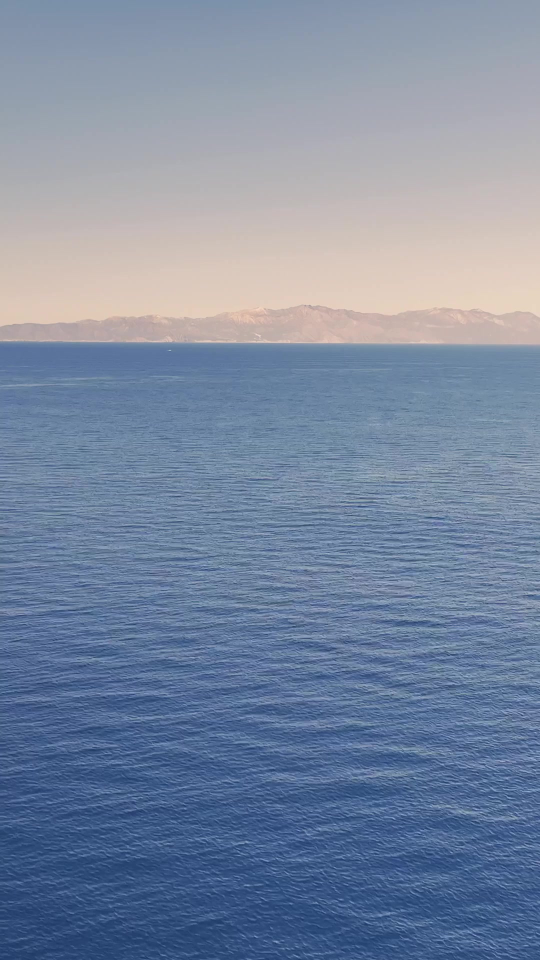
#> input picture .claude_plans/reel_analysis/v2_frames/sample_10s.jpg, 1080 x 1920 px (shown at 1/2 size)
$ python -i color_grader.py   (imports and definitions only)
#> lines starting #> are read from the running program, lines starting #| are printed output that depends on the picture
#> further down, picture is the input picture: shape (1920, 1080, 3); mean B, G, R 161, 136.6, 121.6
"""
Color grading presets and adjustments for video.

Provides cinematic color grading presets optimized for drone footage
including warm tones, cool grades, vintage looks, and more.
Supports LUTs, tone curves, selective color adjustments, and GPU acceleration.
"""

from collections.abc import Callable
from dataclasses import dataclass, field
from enum import Enum
from pathlib import Path

import cv2
import numpy as np
from moviepy import VideoFileClip
from scipy.interpolate import CubicSpline


class ColorPreset(Enum):
    """Available color grading presets."""

    NONE = "none"
    CINEMATIC = "cinematic"
    WARM_SUNSET = "warm_sunset"
    COOL_BLUE = "cool_blue"
    VINTAGE = "vintage"
    HIGH_CONTRAST = "high_contrast"
    MUTED = "muted"
    VIBRANT = "vibrant"
    TEAL_ORANGE = "teal_orange"
    BLACK_WHITE = "black_white"
    DRONE_AERIAL = "drone_aerial"
    # Time-of-day presets
    GOLDEN_HOUR = "golden_hour"
    BLUE_HOUR = "blue_hour"
    HARSH_MIDDAY = "harsh_midday"
    OVERCAST = "overcast"
    NIGHT_CITY = "night_city"
    # Terrain-aware presets
    OCEAN_COASTAL = "ocean_coastal"
    FOREST_JUNGLE = "forest_jungle"
    URBAN_CITY = "urban_city"
    DESERT_ARID = "desert_arid"
    SNOW_MOUNTAIN = "snow_mountain"
    AUTUMN_FOLIAGE = "autumn_foliage"
    # Cinematic film emulation
    KODAK_2383 = "kodak_2383"
    FUJIFILM_3513 = "fujifilm_3513"
    TECHNICOLOR_2STRIP = "technicolor_2strip"
    # Social media trend presets
    DESATURATED_MOODY = "desaturated_moody"
    WARM_PASTEL = "warm_pastel"
    CYBERPUNK_NEON = "cyberpunk_neon"
    HYPER_NATURAL = "hyper_natural"
    FILM_EMULATION = "film_emulation"


@dataclass
class SelectiveColorAdjustments:
    """Adjustments for specific color ranges."""

    red_hue: float = 0.0  # -180 to 180
    red_sat: float = 0.0  # -100 to 100
    red_lum: float = 0.0  # -100 to 100

    orange_hue: float = 0.0
    orange_sat: float = 0.0
    orange_lum: float = 0.0

    yellow_hue: float = 0.0
    yellow_sat: float = 0.0
    yellow_lum: float = 0.0

    green_hue: float = 0.0
    green_sat: float = 0.0
    green_lum: float = 0.0

    cyan_hue: float = 0.0
    cyan_sat: float = 0.0
    cyan_lum: float = 0.0

    blue_hue: float = 0.0
    blue_sat: float = 0.0
    blue_lum: float = 0.0

    purple_hue: float = 0.0
    purple_sat: float = 0.0
    purple_lum: float = 0.0

    magenta_hue: float = 0.0
    magenta_sat: float = 0.0
    magenta_lum: float = 0.0


@dataclass
class ColorAdjustments:
    """Manual color adjustment parameters."""

    brightness: float = 0.0  # -100 to 100
    contrast: float = 0.0  # -100 to 100
    saturation: float = 0.0  # -100 to 100
    temperature: float = 0.0  # -100 (cool) to 100 (warm)
    tint: float = 0.0  # -100 (green) to 100 (magenta)
    shadows: float = 0.0  # -100 to 100
    highlights: float = 0.0  # -100 to 100
    vibrance: float = 0.0  # -100 to 100
    fade: float = 0.0  # 0 to 100 (lifts blacks)
    grain: float = 0.0  # 0 to 100
    selective_color: SelectiveColorAdjustments | None = None


@dataclass
class ToneCurve:
    """Tone curve defined by control points."""

    red_points: list[tuple[float, float]] = field(default_factory=lambda: [(0, 0), (255, 255)])
    green_points: list[tuple[float, float]] = field(default_factory=lambda: [(0, 0), (255, 255)])
    blue_points: list[tuple[float, float]] = field(default_factory=lambda: [(0, 0), (255, 255)])


class ColorGrader:
    """
    Applies color grading to video frames and clips.

    Supports preset grades optimized for drone footage as well as
    custom manual adjustments, LUTs, tone curves, and GPU acceleration.
    """

    PRESET_ADJUSTMENTS: dict[ColorPreset, ColorAdjustments] = {
        ColorPreset.NONE: ColorAdjustments(),
        ColorPreset.CINEMATIC: ColorAdjustments(
            contrast=15,
            saturation=-10,
            temperature=5,
            shadows=-10,
            highlights=-5,
            fade=5,
        ),
        ColorPreset.WARM_SUNSET: ColorAdjustments(
            brightness=5,
            contrast=10,
            saturation=15,
            temperature=30,
            tint=5,
            vibrance=20,
        ),
        ColorPreset.COOL_BLUE: ColorAdjustments(
            contrast=10,
            saturation=5,
            temperature=-25,
            shadows=5,
            highlights=-10,
        ),
        ColorPreset.VINTAGE: ColorAdjustments(
            contrast=-5,
            saturation=-20,
            temperature=10,
            fade=20,
            grain=15,
        ),
        ColorPreset.HIGH_CONTRAST: ColorAdjustments(
            contrast=35,
            saturation=10,
            shadows=-15,
            highlights=10,
        ),
        ColorPreset.MUTED: ColorAdjustments(
            contrast=-10,
            saturation=-30,
            fade=15,
        ),
        ColorPreset.VIBRANT: ColorAdjustments(
            contrast=15,
            saturation=30,
            vibrance=25,
            highlights=-5,
        ),
        ColorPreset.TEAL_ORANGE: ColorAdjustments(
            contrast=10,
            saturation=5,
            temperature=15,
            tint=-10,
        ),
        ColorPreset.BLACK_WHITE: ColorAdjustments(
            saturation=-100,
            contrast=20,
        ),
        ColorPreset.DRONE_AERIAL: ColorAdjustments(
            brightness=5,
            contrast=14,
            saturation=10,
            temperature=8,
            vibrance=15,
            shadows=10,
            highlights=-8,
        ),
        # --- Time-of-day presets ---
        ColorPreset.GOLDEN_HOUR: ColorAdjustments(
            temperature=30,
            highlights=-50,
            vibrance=30,
            saturation=8,
            contrast=8,
            selective_color=SelectiveColorAdjustments(
                orange_sat=25, yellow_sat=20,
            ),
        ),
        ColorPreset.BLUE_HOUR: ColorAdjustments(
            temperature=-40,
            saturation=10,
            contrast=12,
            shadows=-15,
            highlights=-20,
            selective_color=SelectiveColorAdjustments(
                blue_sat=30, cyan_sat=15,
            ),
        ),
        ColorPreset.HARSH_MIDDAY: ColorAdjustments(
            highlights=-90,
            shadows=70,
            vibrance=50,
            contrast=5,
            selective_color=SelectiveColorAdjustments(
                blue_sat=30, green_sat=-15,
            ),
        ),
        ColorPreset.OVERCAST: ColorAdjustments(
            temperature=-8,
            contrast=8,
            saturation=-8,
            vibrance=10,
            selective_color=SelectiveColorAdjustments(
                green_sat=10,
            ),
        ),
        ColorPreset.NIGHT_CITY: ColorAdjustments(
            brightness=-7,
            contrast=40,
            saturation=5,
            selective_color=SelectiveColorAdjustments(
                orange_sat=30, blue_sat=25,
            ),
        ),
        # --- Terrain-aware presets ---
        ColorPreset.OCEAN_COASTAL: ColorAdjustments(
            contrast=10,
            vibrance=15,
            selective_color=SelectiveColorAdjustments(
                cyan_hue=-5, cyan_sat=20,
                orange_sat=25, yellow_sat=25,
            ),
        ),
        ColorPreset.FOREST_JUNGLE: ColorAdjustments(
            shadows=40,
            contrast=8,
            selective_color=SelectiveColorAdjustments(
                green_hue=-5, green_sat=-12,
            ),
        ),
        ColorPreset.URBAN_CITY: ColorAdjustments(
            contrast=30,
            temperature=-5,
            shadows=-10,
            selective_color=SelectiveColorAdjustments(
                orange_sat=20, red_sat=15,
            ),
        ),
        ColorPreset.DESERT_ARID: ColorAdjustments(
            temperature=20,
            highlights=-60,
            selective_color=SelectiveColorAdjustments(
                orange_sat=-12, blue_sat=20,
            ),
        ),
        ColorPreset.SNOW_MOUNTAIN: ColorAdjustments(
            temperature=8,
            highlights=-70,
            vibrance=20,
            selective_color=SelectiveColorAdjustments(
                blue_sat=-25, cyan_sat=-15,
            ),
        ),
        ColorPreset.AUTUMN_FOLIAGE: ColorAdjustments(
            temperature=15,
            vibrance=10,
            selective_color=SelectiveColorAdjustments(
                orange_sat=30, orange_hue=-5,
                red_sat=20, green_sat=-20,
                blue_sat=20,
            ),
        ),
        # --- Cinematic film emulation ---
        ColorPreset.KODAK_2383: ColorAdjustments(
            contrast=12,
            temperature=8,
            shadows=-8,
            highlights=-15,
            fade=8,
        ),
        ColorPreset.FUJIFILM_3513: ColorAdjustments(
            contrast=10,
            temperature=-10,
            tint=5,
            shadows=-5,
            highlights=-10,
        ),
        ColorPreset.TECHNICOLOR_2STRIP: ColorAdjustments(
            contrast=15,
            temperature=15,
            saturation=-15,
            selective_color=SelectiveColorAdjustments(
                red_sat=20, orange_sat=15,
                blue_sat=-30,
            ),
        ),
        # --- Social media trend presets ---
        ColorPreset.DESATURATED_MOODY: ColorAdjustments(
            saturation=-35,
            contrast=35,
            shadows=-20,
            selective_color=SelectiveColorAdjustments(
                blue_sat=15, cyan_sat=10,
            ),
        ),
        ColorPreset.WARM_PASTEL: ColorAdjustments(
            contrast=-25,
            saturation=-20,
            temperature=15,
            tint=5,
            fade=40,
        ),
        ColorPreset.CYBERPUNK_NEON: ColorAdjustments(
            brightness=-10,
            contrast=30,
            shadows=-25,
            selective_color=SelectiveColorAdjustments(
                cyan_sat=50, magenta_sat=40, orange_sat=25,
            ),
        ),
        ColorPreset.HYPER_NATURAL: ColorAdjustments(
            brightness=1,
            contrast=7,
            saturation=3,
            vibrance=8,
        ),
        ColorPreset.FILM_EMULATION: ColorAdjustments(
            contrast=5,
            temperature=8,
            fade=20,
            grain=10,
            shadows=5,
        ),
    }

    def __init__(
        self,
        preset: ColorPreset = ColorPreset.NONE,
        adjustments: ColorAdjustments | None = None,
        lut_path: Path | None = None,
        tone_curve: ToneCurve | None = None,
        use_gpu: bool = False,
        intensity: float = 1.0,
        vignette_strength: float = 0.0,
        halation_strength: float = 0.0,
        chromatic_aberration_strength: float = 0.0,
        input_colorspace: str = "rec709",
        auto_wb: bool = False,
        denoise_strength: float = 0.0,
        haze_strength: float = 0.0,
        gnd_sky_strength: float = 0.0,
    ):
        """
        Initialize the color grader.

        Args:
            preset: Color preset to use
            adjustments: Optional manual adjustments (overrides preset)
            lut_path: Optional path to .cube LUT file
            tone_curve: Optional tone curve for RGB channels
            use_gpu: Enable GPU acceleration if available
            intensity: Scale factor for color adjustments (0.0-1.0, default 1.0)
            vignette_strength: Radial edge darkening (0.0-1.0, default 0.0 = off)
            halation_strength: Warm bloom around highlights (0.0-1.0, default 0.0 = off)
            chromatic_aberration_strength: RGB edge fringing (0.0-1.0, default 0.0 = off)
            input_colorspace: Input footage colorspace (rec709, dlog, dlog_m, slog3)
            auto_wb: Enable gray world auto white balance
            denoise_strength: Spatial denoising strength (0.0-1.0, default 0.0 = off)
            haze_strength: Atmospheric haze overlay (0.0-1.0, default 0.0 = off)
            gnd_sky_strength: Graduated ND sky darkening (0.0-1.0, default 0.0 = off)
        """
        self.preset = preset
        self.intensity = max(0.0, min(1.0, intensity))
        if adjustments:
            self.adjustments = adjustments
        else:
            self.adjustments = self.PRESET_ADJUSTMENTS.get(preset, ColorAdjustments())

        if self.intensity != 1.0:
            self.adjustments = ColorAdjustments(
                brightness=self.adjustments.brightness * self.intensity,
                contrast=self.adjustments.contrast * self.intensity,
                saturation=self.adjustments.saturation * self.intensity,
                temperature=self.adjustments.temperature * self.intensity,
                tint=self.adjustments.tint * self.intensity,
                shadows=self.adjustments.shadows * self.intensity,
                highlights=self.adjustments.highlights * self.intensity,
                vibrance=self.adjustments.vibrance * self.intensity,
                fade=self.adjustments.fade * self.intensity,
                grain=self.adjustments.grain * self.intensity,
                selective_color=self.adjustments.selective_color,
            )

        self.lut: np.ndarray | None = None
        if lut_path:
            self.lut = self.load_lut(lut_path)

        self.tone_curve = tone_curve
        self._tone_curve_luts: tuple[np.ndarray, np.ndarray, np.ndarray] | None = None
        if tone_curve:
            self._tone_curve_luts = self._build_tone_curve_luts(tone_curve)

        self.use_gpu = use_gpu and self._check_gpu_available()
        self._frame_index = 0
        self.vignette_strength = max(0.0, min(1.0, vignette_strength))
        self._vignette_mask_cache: tuple[int, int, np.ndarray] | None = None
        self.halation_strength = max(0.0, min(1.0, halation_strength))
        self.chromatic_aberration_strength = max(0.0, min(1.0, chromatic_aberration_strength))
        self.input_colorspace = input_colorspace.lower()
        self.auto_wb = auto_wb
        self.denoise_strength = max(0.0, min(1.0, denoise_strength))
        self.haze_strength = max(0.0, min(1.0, haze_strength))
        self.gnd_sky_strength = max(0.0, min(1.0, gnd_sky_strength))
        self._dlog_normalized = False
        self._reference_histogram: list | None = None

    # [216 lines left out: functions _check_gpu_available, load_lut, _apply_lut, _build_tone_curve_luts, apply_curve, _apply_selective_color, not called in this run]

    def grade_frame(self, frame: np.ndarray, frame_index: int | None = None) -> np.ndarray:
        """
        Apply color grading to a single frame.

        Args:
            frame: Input frame as BGR numpy array
            frame_index: Optional frame index for temporal consistency

        Returns:
            Color graded frame
        """
        if frame_index is not None:
            self._frame_index = frame_index

        if self.use_gpu:
            return self._grade_frame_gpu(frame)
        else:
            return self._grade_frame_cpu(frame)

    def _grade_frame_cpu(self, frame: np.ndarray) -> np.ndarray:
        """CPU implementation of frame grading.

        Batches color space conversions to avoid redundant BGR->HSV->BGR and
        BGR->LAB->BGR round-trips. Saturation + vibrance + teal_orange share
        a single HSV pass; shadows + highlights share a single LAB pass.
        """
        result = frame.astype(np.float32)
        applied_adjustments = False

        # Phase -2: D-Log / S-Log normalization (must happen before all grading)
        if self.input_colorspace != "rec709":
            result = self._normalize_dlog(result)
            applied_adjustments = True

        # Phase -1: Auto white balance (before creative grading)
        if self.auto_wb:
            result = self._apply_auto_wb(result)
            applied_adjustments = True

        # Phase -0.5: Auto color match (histogram matching to reference)
        if self._reference_histogram is not None:
            result = self._apply_auto_color_match(result)
            applied_adjustments = True

        # Phase -0.25: Noise reduction (before grading to avoid amplifying noise)
        if self.denoise_strength > 0:
            result = self._apply_denoise(result, self.denoise_strength)
            applied_adjustments = True

        # Phase 0: LUT and tone curves (direct pixel mapping)
        if self.lut is not None:
            result = self._apply_lut(result, self.lut)
            applied_adjustments = True

        if self._tone_curve_luts is not None:
            result = self.apply_curve(result)
            applied_adjustments = True

        # Phase 0.5: Automatic shadow lift (LAB space, before preset adjustments).
        # Only active when a non-NONE preset is in use and intensity is non-zero,
        # so the NONE/identity path is unaffected.
        if self.intensity > 0 and self.preset != ColorPreset.NONE:
            result_norm = result / 255.0
            lab_tmp = cv2.cvtColor(result_norm.astype(np.float32), cv2.COLOR_BGR2LAB)
            lab_tmp = self._auto_shadow_lift(lab_tmp)
            result = np.clip(
                cv2.cvtColor(lab_tmp, cv2.COLOR_LAB2BGR) * 255.0, 0, 255
            )
            applied_adjustments = True

        # Phase 1: Direct BGR operations (no color space conversion needed)
        if self.adjustments.brightness != 0:
            result = self._adjust_brightness(result, self.adjustments.brightness)
            applied_adjustments = True

        if self.adjustments.contrast != 0:
            result = self._adjust_contrast(result, self.adjustments.contrast)
            applied_adjustments = True

        if self.adjustments.temperature != 0:
            result = self._adjust_temperature(result, self.adjustments.temperature)
            applied_adjustments = True

        if self.adjustments.tint != 0:
            result = self._adjust_tint(result, self.adjustments.tint)
            applied_adjustments = True

        # Phase 2: Batched HSV operations (single BGR->HSV->BGR round-trip)
        needs_hsv = (
            self.adjustments.saturation != 0
            or self.adjustments.vibrance != 0
            or self.preset == ColorPreset.TEAL_ORANGE
        )
        if needs_hsv:
            result = self._apply_hsv_batch(result)
            applied_adjustments = True

        # Phase 3: Batched LAB operations (single BGR->LAB->BGR round-trip)
        needs_lab = (
            self.adjustments.shadows != 0
            or self.adjustments.highlights != 0
        )
        if needs_lab:
            result = self._apply_lab_batch(result)
            applied_adjustments = True

        # Phase 4: Remaining operations
        if self.adjustments.fade > 0:
            result = self._apply_fade(result, self.adjustments.fade)
            applied_adjustments = True

        if self.adjustments.selective_color is not None:
            result = self._apply_selective_color(result, self.adjustments.selective_color)
            applied_adjustments = True

        if self.adjustments.grain > 0:
            result = self._apply_grain(result, self.adjustments.grain)
            applied_adjustments = True

        # Phase 5: Vignette (radial edge darkening)
        if self.vignette_strength > 0:
            result = self._apply_vignette(result, self.vignette_strength)
            applied_adjustments = True

        # Phase 6: Halation / bloom (warm glow around highlights)
        if self.halation_strength > 0:
            result = self._apply_halation(result, self.halation_strength)
            applied_adjustments = True

        # Phase 7: Chromatic aberration (RGB edge fringing)
        if self.chromatic_aberration_strength > 0:
            result = self._apply_chromatic_aberration(result, self.chromatic_aberration_strength)
            applied_adjustments = True

        # Phase 8: Atmospheric haze (aerial depth effect)
        if self.haze_strength > 0:
            result = self._apply_haze(result, self.haze_strength)
            applied_adjustments = True

        # Phase 9: GND sky correction (graduated exposure darkening)
        if self.gnd_sky_strength > 0:
            result = self._apply_gnd_sky(result, self.gnd_sky_strength)
            applied_adjustments = True

        # Apply subtle dithering to mask banding in gradients (only if adjustments were made)
        if applied_adjustments:
            result = self._apply_dither(result)

        result = np.clip(result, 0, 255).astype(np.uint8)
        self._frame_index += 1

        return result

    # [162 lines left out: functions _apply_hsv_batch, _auto_shadow_lift, _apply_lab_batch, _grade_frame_gpu, not called in this run]

    def grade_frame_preview(self, frame: np.ndarray, scale: float = 0.25) -> np.ndarray:
        """
        Apply color grading at reduced resolution for fast preview.

        Args:
            frame: Input frame as BGR numpy array
            scale: Scale factor for preview (default 0.25 = 25% size)

        Returns:
            Color graded preview frame at reduced resolution
        """
#> called with scale = 0.25
        h, w = frame.shape[:2]
        preview_h, preview_w = int(h * scale), int(w * scale)

        small_frame = cv2.resize(frame, (preview_w, preview_h), interpolation=cv2.INTER_LINEAR)
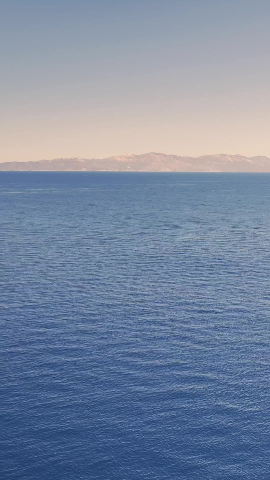
#> small_frame: shape (480, 270, 3); mean B, G, R 161.1, 136.6, 121.6

        graded_small = self.grade_frame(small_frame)

        return graded_small

    # [628 lines left out: functions _adjust_brightness, _adjust_contrast, _adjust_saturation, _adjust_vibrance, _adjust_temperature, _adjust_tint and 18 more, not called in this run]


def get_preset_names() -> list[str]:
    """Get list of available preset names."""
    return [preset.value for preset in ColorPreset]


# [16 lines left out: function create_grader_from_preset, not called in this run]

>>> import cv2
>>> picture = cv2.imread('../../../.claude_plans/reel_analysis/v2_frames/sample_10s.jpg')
>>> result = ColorGrader().grade_frame_preview(picture)

$ run again, on .claude_plans/reel_analysis/v2_frames/sample_15s.jpg
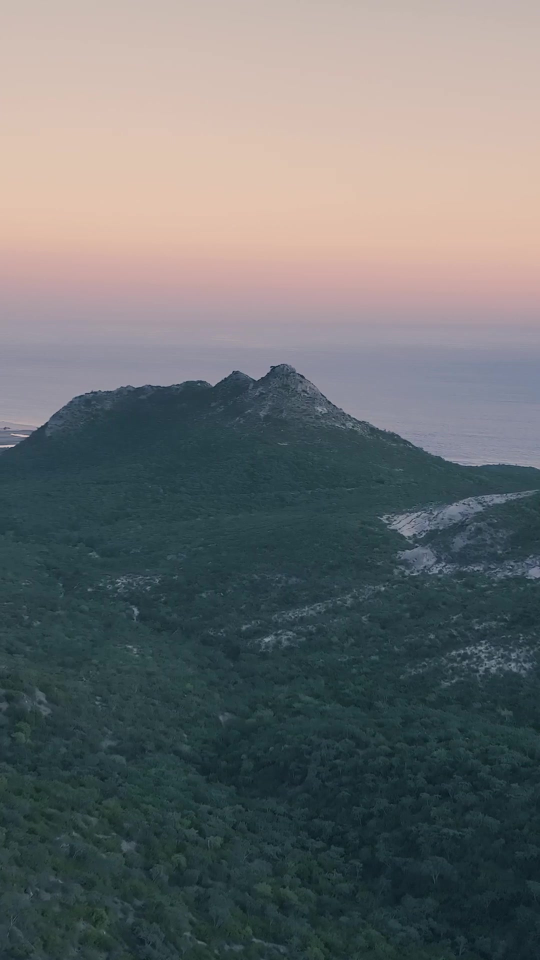
#> input picture .claude_plans/reel_analysis/v2_frames/sample_15s.jpg, 1080 x 1920 px (shown at 1/2 size)
#> picture is the input picture: shape (1920, 1080, 3); mean B, G, R 111.9, 111.1, 107.6
#> in grade_frame_preview, `small_frame = cv2.resize(frame, (preview_w, preview_h), interpolation=..`:
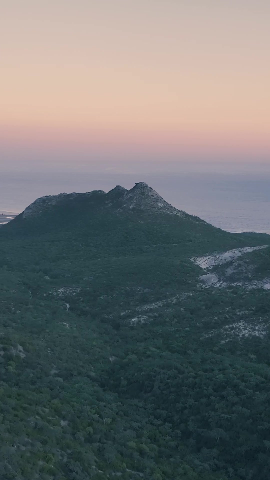
#> small_frame: shape (480, 270, 3); mean B, G, R 112, 111.2, 107.7
